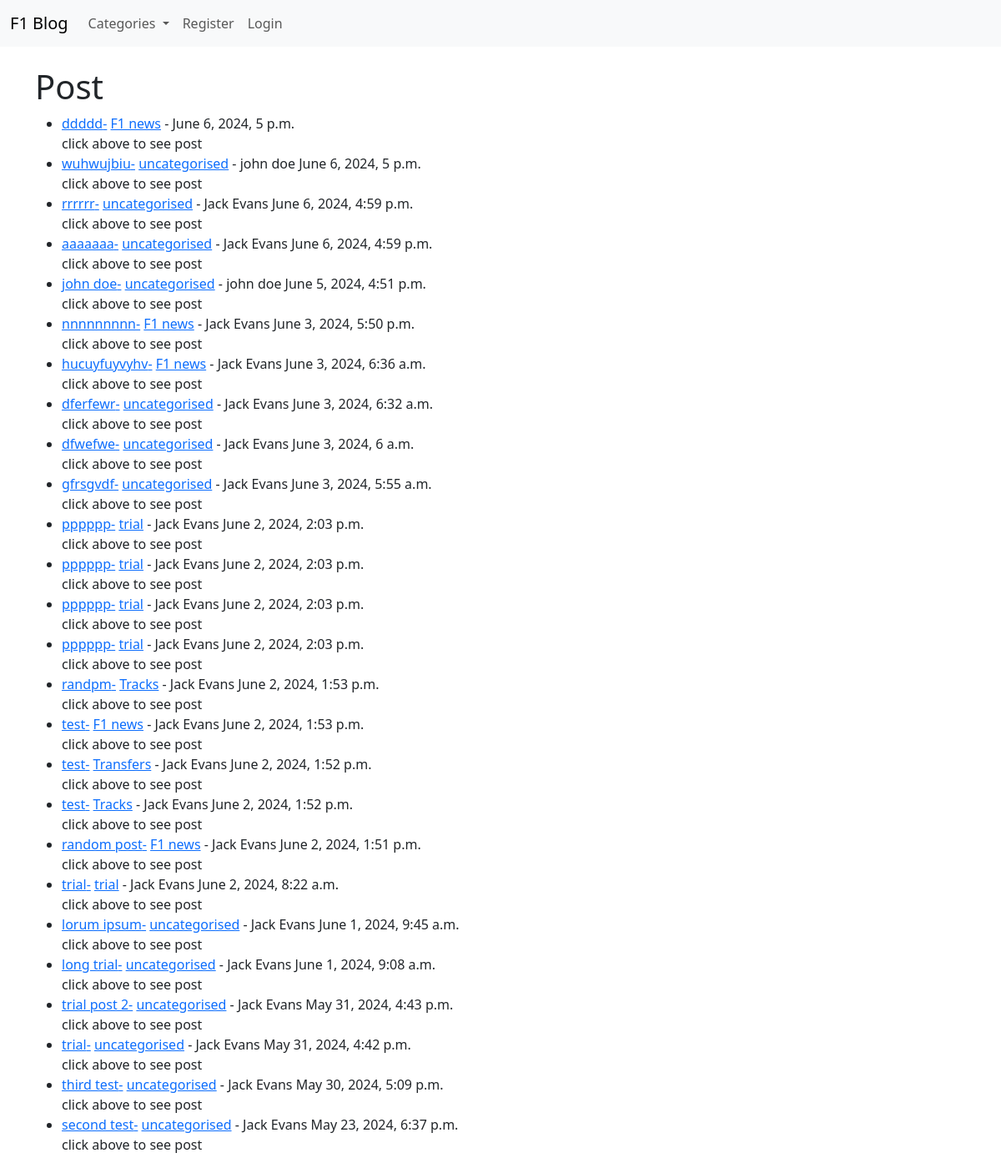
Before: / with the older database file.
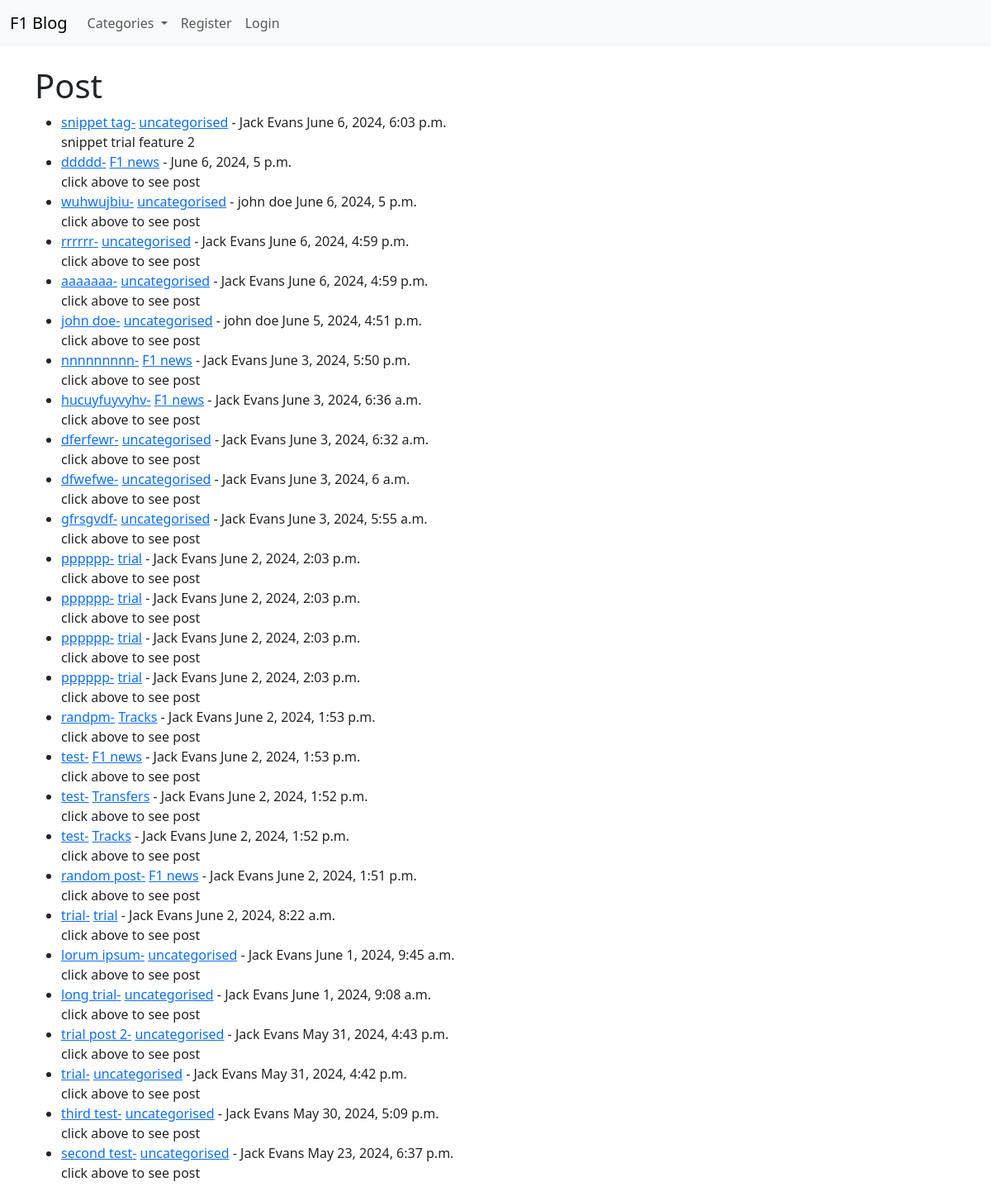
After: the same page with the newer database file.
### blog/models.py (models this page shows, shortened)
class Post(models.Model):
    title = models.CharField(max_length=255)
    title_tag = models.CharField(max_length=255, default="F1 blog")
    author = models.ForeignKey(User, on_delete=models.CASCADE)
    body = models.TextField()
    timestamp = models.DateTimeField(auto_now_add=True)
    post_date = models.DateField(auto_now_add=True)
    category = models.CharField(max_length=255, default="uncategorised")
    snippet = models.CharField(
        max_length=255,
    )

### blog/views.py (the view)
# urls.py: path("", Home.as_view(), name="home"),
class Home(ListView):
    model = Post
    template_name = "home.html"
    ordering = ["-timestamp"]
    def get_context_data(self, *args, **kwargs):
        cat_menu = Category.objects.all()
        context = super(Home, self).get_context_data(*args, **kwargs)
        context["cat_menu"] = cat_menu
        return context

### blog/models.py (called while the page is built)
    def __str__(self):
        return self.name

### blog/templates/home.html (shortened to what this page needs)
{% extends 'base.html' %} {% block content %}
<h1>Post</h1>
<ul>
  {% for post in object_list %}
  <li>
    <a href="{% url 'article-details' post.pk %}">{{ post.title }}-</a>
    <a href="{% url 'category' post.category %}">{{ post.category }}</a>
    - {{post.author.first_name}} {{post.author.last_name}} {{ post.timestamp }}
    <br />
    {{ post.snippet }}
  </li>
  {% endfor%}
</ul>
{% endblock %}

Changed rows visible on the page:
added Post: title "snippet tag", category "uncategorised", author.first_name "Jack", author.last_name "Evans", timestamp "June 6, 2024, 6:03 p.m.", snippet "snippet trial feature 2"
